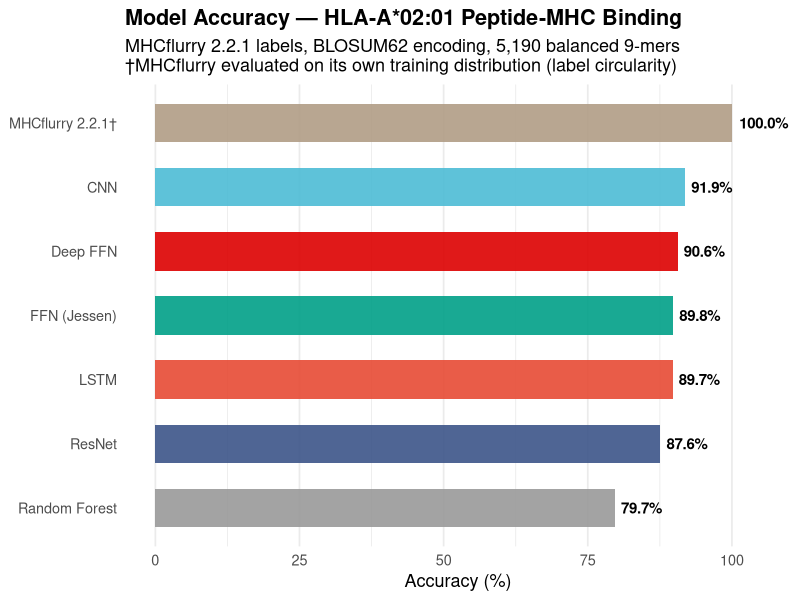
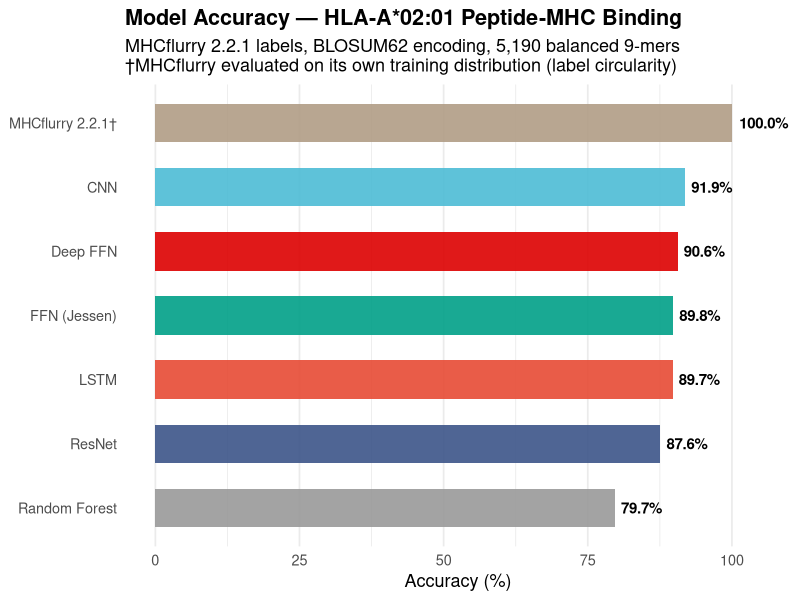
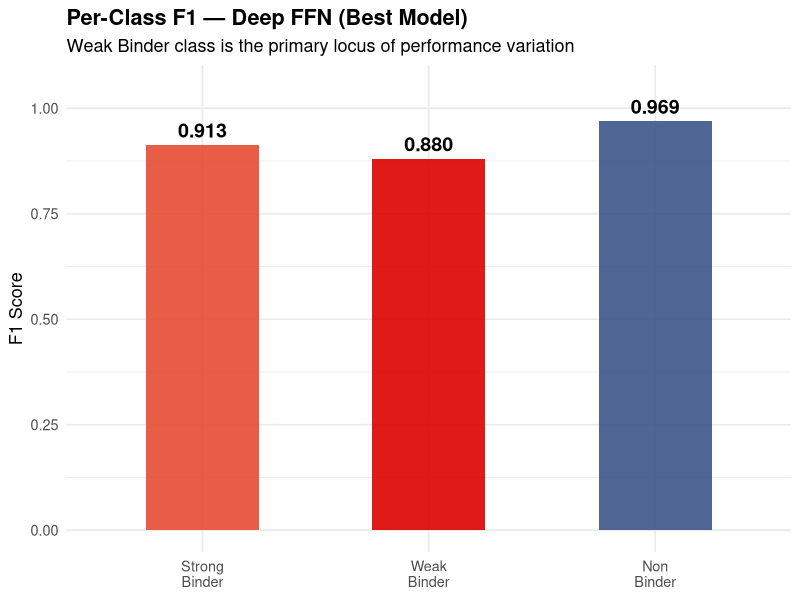
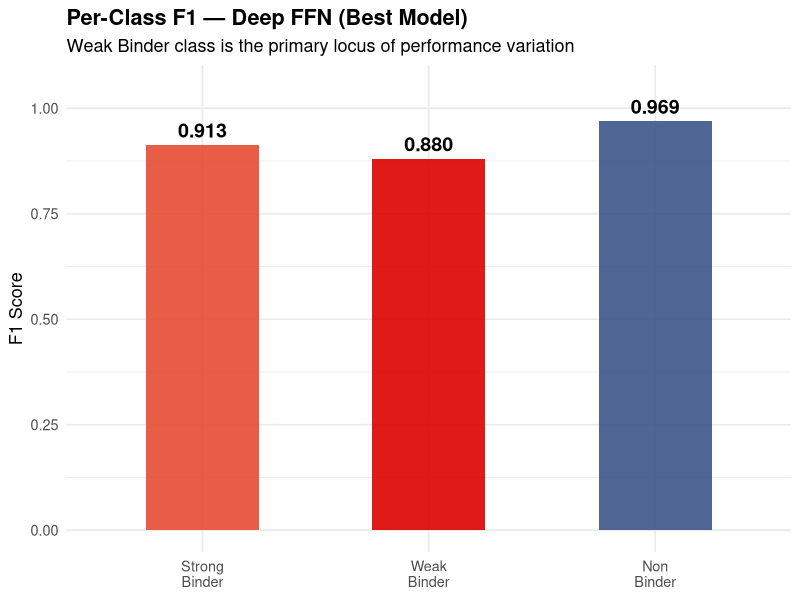
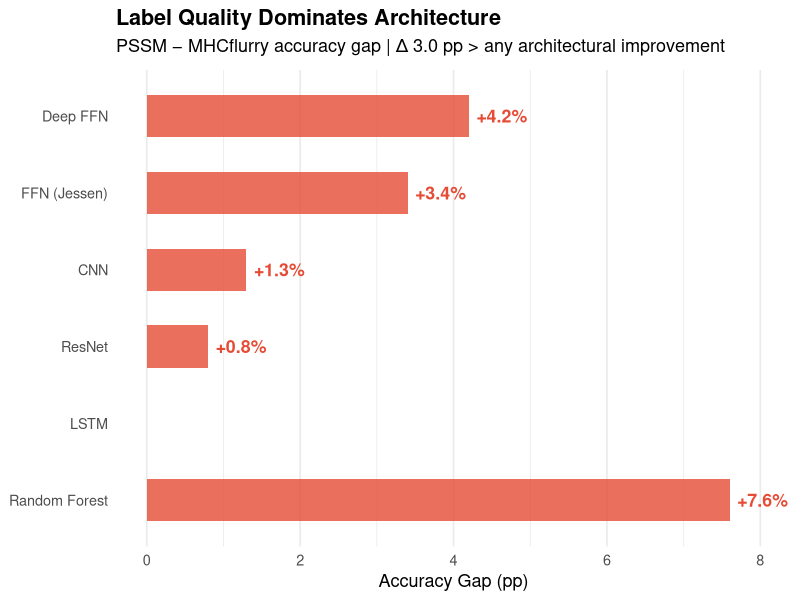
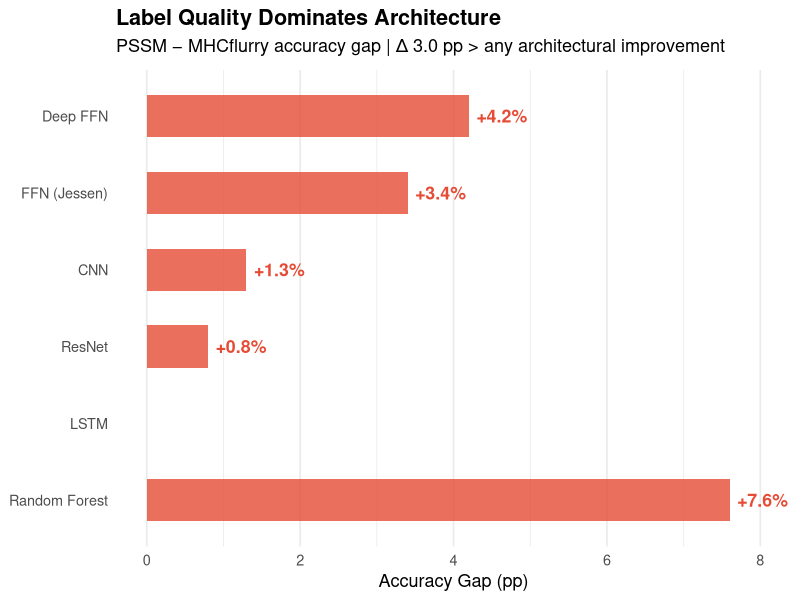
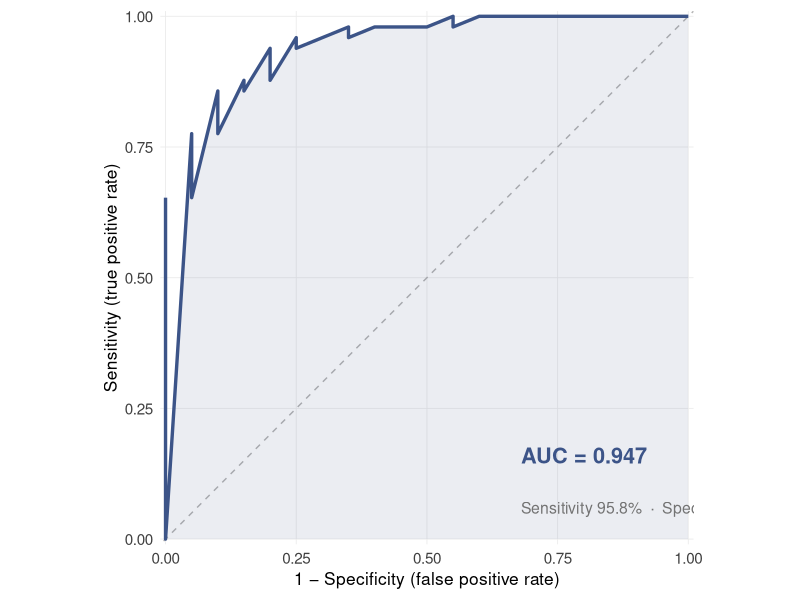
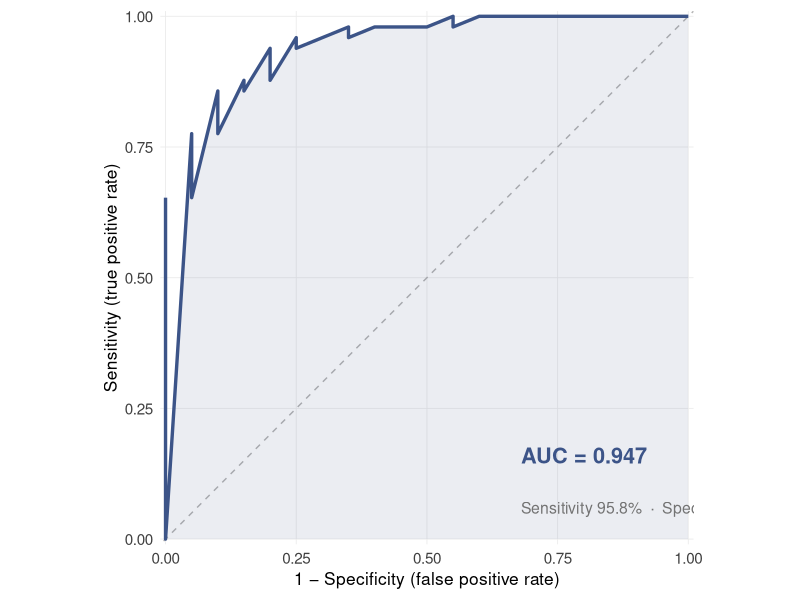

The R script that drew these images, in order:
# ============================================================
# Peptide Epitope Prediction — Nature Palette Figure Regeneration
# All manuscript figures + supplementary, PNG + PDF output
# Palette: NPG (Nature Publishing Group) via ggsci
# ============================================================
options(warn = -1)
Sys.setenv(TF_CPP_MIN_LOG_LEVEL = "3")
suppressMessages({
  library(tidyverse)
  library(ggsci)
  library(pROC)
  library(gridExtra)
  library(grid)
  library(ggrepel)
})

setwd('D:/Researching/Peptide epitope')
dir.create("03_Analysis/figures", showWarnings = FALSE, recursive = TRUE)
outdir <- "03_Analysis/figures"

# ── Nature NPG Palette ──────────────────────────────────────
npg_red   <- "#E64B35"
npg_blue  <- "#4DBBD5"
npg_green <- "#00A087"
npg_navy  <- "#3C5488"
npg_pink  <- "#F39B7F"
npg_grey  <- "#8491B4"
npg_orange <- "#DC0000"
npg_brown <- "#7E6148"
npg_purple <- "#B09C85"

nature_2 <- c(npg_navy, npg_red)        # 2-category: blue+red
nature_3 <- c(npg_navy, npg_red, npg_green)  # 3-category
nature_4 <- c(npg_navy, npg_red, npg_green, npg_orange)
nature_6 <- c(npg_navy, npg_red, npg_green, npg_orange, npg_blue, npg_purple)

# Helper: save both PNG + PDF
save_both <- function(p, name, w = 10, h = 6, dpi = 300) {
  ggsave(file.path(outdir, paste0(name, ".png")), p, width = w, height = h, dpi = dpi)
  ggsave(file.path(outdir, paste0(name, ".pdf")), p, width = w, height = h, device = cairo_pdf)
  cat(sprintf("  ✓ %s.{png,pdf}\n", name))
}

# ── Clean old figures ───────────────────────────────────────
old_files <- list.files(outdir, pattern = "\\.(png|pdf)$", full.names = TRUE)
if (length(old_files) > 0) {
  file.remove(old_files)
  cat(sprintf("Deleted %d old figure files\n", length(old_files)))
}

# ============================================================
# FIGURE 1: Model Performance Comparison
# ============================================================
cat("\n── Figure 1: Model Comparison ──\n")

mhcflurry <- tribble(
  ~Model, ~Accuracy, ~Macro_F1, ~NB_F1, ~WB_F1, ~SB_F1,
  "MHCflurry 2.2.1†", 100.0, 1.000, 1.000, 1.000, 1.000,
  "CNN",            91.9, 0.921, 0.963, 0.860, 0.913,
  "Deep FFN",       90.6, 0.911, 0.969, 0.880, 0.913,
  "FFN (Jessen)",   89.8, 0.901, 0.969, 0.875, 0.891,
  "LSTM",           89.7, 0.847, 0.935, 0.752, 0.843,
  "ResNet",         87.6, 0.836, 0.907, 0.792, 0.822,
  "Random Forest",  79.7, 0.814, 0.927, 0.723, 0.793
) %>% mutate(Model = factor(Model, levels = rev(c(
  "MHCflurry 2.2.1†", "CNN", "Deep FFN", "FFN (Jessen)", "LSTM", "ResNet", "Random Forest"
))))

# Panel A: Accuracy bar chart
# MHCflurry bar in grey with dashed border; neural models in nature_7 colors
nature_7 <- c("grey60", nature_6)  # grey for MHCflurry, then 6 nature colors
mhcflurry_flag <- mhcflurry$Model == "MHCflurry 2.2.0†"

p1a <- ggplot(mhcflurry, aes(x = Accuracy, y = Model, fill = Model)) +
  geom_col(width = 0.6, alpha = 0.9) +
  geom_text(aes(label = ifelse(Model == "MHCflurry 2.2.0†",
                               sprintf("%.1f%%†", Accuracy),
                               sprintf("%.1f%%", Accuracy))),
            hjust = -0.15, size = 3.8, fontface = "bold") +
  scale_fill_manual(values = setNames(nature_7, levels(mhcflurry$Model)), guide = "none") +
  labs(title = "Model Accuracy — HLA-A*02:01 Peptide-MHC Binding",
       subtitle = "MHCflurry 2.2.1 labels, BLOSUM62 encoding, 5,190 balanced 9-mers\n†MHCflurry evaluated on its own training distribution (label circularity)",
       x = "Accuracy (%)", y = NULL) +
  xlim(0, 105) +
  theme_minimal(base_size = 13) +
  theme(plot.title = element_text(face = "bold"),
        panel.grid.major.y = element_blank())
save_both(p1a, "Figure1_model_comparison", w = 10, h = 5)

# Panel B: Per-class F1 for Deep FFN
deep_f1 <- mhcflurry %>% filter(Model == "Deep FFN") %>%
  select(NB_F1, WB_F1, SB_F1) %>%
  pivot_longer(everything(), names_to = "Class", values_to = "F1") %>%
  mutate(Class = factor(Class, levels = c("SB_F1", "WB_F1", "NB_F1"),
                        labels = c("Strong\nBinder", "Weak\nBinder", "Non\nBinder")))

p1b <- ggplot(deep_f1, aes(x = Class, y = F1, fill = Class)) +
  geom_col(width = 0.5, alpha = 0.9) +
  geom_text(aes(label = sprintf("%.3f", F1)), vjust = -0.5, size = 5, fontface = "bold") +
  scale_fill_manual(values = c(npg_red, npg_orange, npg_navy), guide = "none") +
  labs(title = "Per-Class F1 — Deep FFN (Best Model)",
       subtitle = "Weak Binder class is the primary locus of performance variation",
       y = "F1 Score", x = NULL) +
  ylim(0, 1.05) +
  theme_minimal(base_size = 13) +
  theme(plot.title = element_text(face = "bold"))
save_both(p1b, "Figure1_per_class_f1", w = 7, h = 5)

# ============================================================
# FIGURE 2: Label Quality Effect
# ============================================================
cat("\n── Figure 2: Label Quality ──\n")

pssm <- tribble(
  ~Model, ~Accuracy,
  "Deep FFN",        94.8,
  "FFN (Jessen)",    93.2,
  "CNN",             93.2,
  "ResNet",          88.4,
  "LSTM",            87.8,
  "Random Forest",   87.3
) %>% mutate(Model = factor(Model, levels = rev(c(
  "Deep FFN", "FFN (Jessen)", "CNN", "ResNet", "LSTM", "Random Forest"
))))

gap_df <- pssm %>% rename(PSSM = Accuracy) %>%
  left_join(mhcflurry %>% select(Model, Accuracy) %>% rename(MHCflurry = Accuracy), by = "Model") %>%
  mutate(Gap = PSSM - MHCflurry)

p2 <- ggplot(gap_df, aes(x = Gap, y = Model)) +
  geom_col(fill = npg_red, alpha = 0.8, width = 0.55) +
  geom_text(aes(label = sprintf("+%.1f%%", Gap)), hjust = -0.15,
            size = 4.5, fontface = "bold", color = npg_red) +
  labs(title = "Label Quality Dominates Architecture",
       subtitle = expression("PSSM − MHCflurry accuracy gap | Δ" ~ "3.0 pp > any architectural improvement"),
       x = "Accuracy Gap (pp)", y = NULL) +
  xlim(0, 8) +
  theme_minimal(base_size = 13) +
  theme(plot.title = element_text(face = "bold"),
        panel.grid.major.y = element_blank())
save_both(p2, "Figure2_label_comparison", w = 8, h = 4.5)

# ============================================================
# FIGURE 3: IEDB Benchmark
# ============================================================
cat("\n── Figure 3: IEDB Benchmark ──\n")

res <- read_csv("02_Data/cleaned/iedb_benchmark_results.csv", show_col_types = FALSE)

# ROC curve (ggplot2, unified with other figures)
roc_obj <- roc(res$true_binary, res$pred_binary)
auc_val <- as.numeric(auc(roc_obj))
roc_df <- data.frame(fpr = 1 - roc_obj$specificities, tpr = roc_obj$sensitivities)

p3_roc <- ggplot(roc_df, aes(x = fpr, y = tpr)) +
  geom_abline(slope = 1, intercept = 0, linetype = "dashed", color = "gray70", linewidth = 0.5) +
  geom_ribbon(aes(ymin = 0, ymax = tpr), fill = npg_navy, alpha = 0.10) +
  geom_line(color = npg_navy, linewidth = 1.15) +
  annotate("text", x = 0.68, y = 0.16, label = sprintf("AUC = %.3f", auc_val),
           size = 5.5, fontface = "bold", color = npg_navy, hjust = 0) +
  annotate("text", x = 0.68, y = 0.06, label = "Sensitivity 95.8%  ·  Specificity 75.0%",
           size = 4, color = "gray45", hjust = 0) +
  labs(x = "1 − Specificity (false positive rate)",
       y = "Sensitivity (true positive rate)") +
  coord_equal() +
  scale_x_continuous(limits = c(0, 1), expand = c(0, 0.01)) +
  scale_y_continuous(limits = c(0, 1), expand = c(0, 0.01)) +
  theme_minimal(base_size = 12) +
  theme(
    panel.grid.major = element_line(color = "gray92", linewidth = 0.3),
    panel.grid.minor = element_blank(),
    axis.text = element_text(size = 11, color = "gray25"),
    axis.title = element_text(size = 12.5),
    plot.margin = margin(8, 10, 8, 8)
  )
save_both(p3_roc, "Figure3_iedb_benchmark", w = 6, h = 6)

# Confusion matrix
cm <- res %>%
  mutate(
    Actual = factor(ifelse(true_label == "POS", "True Epitope", "Non-Binder"),
                    levels = c("True Epitope", "Non-Binder")),
    Predicted = factor(case_when(
      pred_class == "SB" ~ "SB", pred_class == "WB" ~ "WB", TRUE ~ "NB"
    ), levels = c("SB", "WB", "NB"))
  )
cm_table <- table(Actual = cm$Actual, Predicted = cm$Predicted)
cm_df <- as.data.frame(as.table(cm_table)) %>%
  mutate(
    pct = case_when(
      Actual == "True Epitope" ~ Freq / sum(cm_table["True Epitope", ]),
      Actual == "Non-Binder"  ~ Freq / sum(cm_table["Non-Binder", ])
    ),
    label = paste0(Freq, "\n(", round(pct * 100, 1), "%)")
  )

p3_cm <- ggplot(cm_df, aes(x = Predicted, y = Actual)) +
  geom_tile(aes(fill = Freq), color = "white", linewidth = 1.2) +
  geom_text(aes(label = label), size = 5.5, fontface = "bold") +
  scale_fill_gradient(low = "#F0F4FA", high = npg_navy, guide = "none") +
  labs(title = "Confusion Matrix — IEDB Benchmark",
       subtitle = "Sensitivity: 95.8% | Specificity: 75.0% | F1: 0.929 | SB+WB = Predicted Binder") +
  theme_minimal(base_size = 15) +
  theme(plot.title = element_text(face = "bold", size = 18),
        plot.subtitle = element_text(size = 11, color = "gray40"),
        axis.text = element_text(size = 14, face = "bold"),
        panel.grid = element_blank())
save_both(p3_cm, "Figure3_confusion_matrix", w = 8, h = 5.5)

# Per-epitope dot plot
p_dots <- res %>%
  mutate(
    category = case_when(
      grepl("M1|PA|NP|PB1", source_protein) ~ "Influenza",
      grepl("pp65|IE1", source_protein) ~ "CMV",
      grepl("LMP|BMLF", source_protein) ~ "EBV",
      grepl("HBc|HBs", source_protein) ~ "HBV",
      grepl("NS3", source_protein) ~ "HCV",
      grepl("Gag|Pol", source_protein) ~ "HIV",
      grepl("Spike|NSP|ORF", source_protein) ~ "SARS-CoV-2",
      grepl("E7", source_protein) ~ "HPV",
      grepl("MART|gp100|Tyros|TRP", source_protein) ~ "Melanoma",
      grepl("WT1|p53", source_protein) ~ "WT1/p53",
      grepl("MAGE|CEA|HER2", source_protein) ~ "MAGE/CEA/HER2",
      grepl("NY-ESO|Surviv|hTERT|PSA|PSMA|HTLV", source_protein) ~ "Other Tumor",
      TRUE ~ "Negative Control"
    ),
    true_label = factor(true_label, levels = c("NEG", "POS")),
    outcome = case_when(
      true_label == "POS" & pred_class %in% c("SB","WB") ~ "TP",
      true_label == "POS" & pred_class == "NB" ~ "FN",
      true_label == "NEG" & pred_class == "NB" ~ "TN",
      TRUE ~ "FP"
    ),
    p9 = str_sub(peptide, 9, 9)
  ) %>% arrange(desc(binding_score)) %>% mutate(idx = 1:n())

  fn_annotate <- p_dots %>% filter(outcome == "FN") %>% slice_head(n = 3)
  p_dots_sub <- "Sensitivity: 95.8% | AUC: 0.953 | 48 POS + 20 NEG | FN labelled with non-canonical p9 anchor"

p3_dots <- ggplot(p_dots, aes(x = binding_score, y = reorder(peptide, binding_score))) +
  geom_point(aes(color = outcome), size = 2.5) +
  geom_vline(xintercept = 0.5, linetype = "dashed", color = "gray50", alpha = 0.5) +
  geom_text(data = fn_annotate, aes(label = paste0("p9=", p9)),
            hjust = -0.3, size = 3.2, color = "#E64B35", fontface = "italic") +
  scale_color_manual(values = c("TP" = npg_green, "FN" = npg_red,
                                 "TN" = npg_navy, "FP" = npg_orange)) +
  labs(title = "IEDB Benchmark — Per-Epitope Binding Scores",
       subtitle = p_dots_sub,
       x = "Binding Score (SB x 1.0 + WB x 0.5)", y = NULL, color = "Outcome") +
  xlim(0, 1.15) +
  theme_minimal(base_size = 12) +
  theme(plot.title = element_text(face = "bold"),
        axis.text.y = element_text(size = 6, family = "mono"),
        legend.position = "bottom")
save_both(p3_dots, "Figure3_per_epitope", w = 10, h = 12)

# ============================================================
# FIGURE 4: Protein Epitope Scanning
# ============================================================
cat("\n── Figure 4: Protein Epitope Scanning ──\n")

scan <- read_csv("02_Data/cleaned/protein_epitope_scan_extended.csv", show_col_types = FALSE)

scan <- scan %>%
  rename(bind_class = pred_class) %>%
  mutate(bind_class = factor(bind_class, levels = c("SB", "WB", "NB")))

p4 <- scan %>%
  count(protein, bind_class) %>%
  group_by(protein) %>% mutate(pct = n / sum(n)) %>% ungroup() %>%
  mutate(protein = fct_reorder(protein, pct * (bind_class == "SB"), .fun = sum)) %>%
  ggplot(aes(x = protein, y = pct, fill = bind_class)) +
  geom_col(alpha = 0.9) +
  scale_fill_manual(values = c("SB" = npg_red, "WB" = npg_orange, "NB" = npg_grey),
                    labels = c("SB" = "Strong Binder", "WB" = "Weak Binder", "NB" = "Non-Binder")) +
  scale_y_continuous(labels = scales::percent) +
  labs(title = "Protein Epitope Scanning — 10 Proteins, 3,536 9-mers",
       subtitle = sprintf("HLA-A*02:01 | Deep FFN | Predicted across 10 therapeutically relevant proteins",
                          sum(scan$bind_class == "SB")),
       x = NULL, y = "Proportion", fill = "Predicted Class") +
  coord_flip() +
  theme_minimal(base_size = 13) +
  theme(plot.title = element_text(face = "bold"), legend.position = "bottom")
save_both(p4, "Figure4_protein_scan", w = 10, h = 6)

# ============================================================
# FIGURE 5: Mutation Analysis
# ============================================================
cat("\n── Figure 5: Mutation Analysis ──\n")

mut <- read_csv("02_Data/cleaned/mutation_scan_results.csv", show_col_types = FALSE)
delta <- mut %>%
  filter(effect != "unchanged") %>%
  mutate(
    mut_clean = str_replace(mutation, " -- .*", ""),
    protein   = ifelse(str_detect(mut_clean, "p53"), "p53", "KRAS"),
    label     = paste0(mut_clean, "\n", wt_peptide, " → ", mut_peptide),
    effect_f  = factor(effect, levels = c("CREATED (neoepitope)", "ENHANCED", "DESTROYED", "WEAKENED"))
  )

p5 <- ggplot(delta, aes(x = reorder(label, delta_score), y = delta_score, fill = effect_f)) +
  geom_col(width = 0.55, alpha = 0.9) +
  geom_hline(yintercept = 0, linewidth = 0.8, color = "gray40") +
  geom_text(aes(label = sprintf("%+.3f", delta_score),
                y = ifelse(delta_score > 0, delta_score + 0.03, delta_score - 0.03)),
            size = 4, fontface = "bold", color = "gray20") +
  scale_fill_manual(values = c("CREATED (neoepitope)" = npg_green,
                                "ENHANCED" = npg_navy,
                                "DESTROYED" = npg_red,
                                "WEAKENED" = npg_orange)) +
  coord_flip() +
  labs(title = "Mutation Epitope Score Changes — p53 & KRAS Hotspots",
       subtitle = "HLA-A*02:01 binding score | Green=neoepitope, Red=destroyed, Blue=enhanced",
       x = NULL, y = expression(Delta ~ "Binding Score"), fill = "Effect") +
  theme_minimal(base_size = 13) +
  theme(plot.title = element_text(face = "bold", size = 15),
        panel.grid.major.y = element_blank(),
        legend.position = "bottom")
save_both(p5, "Figure5_mutation_delta", w = 12, h = 5.5)

# Paired WT vs mutant
paired <- delta %>%
  select(mut_clean, wt_peptide, mut_peptide, wt_score, mut_score, effect_f) %>%
  pivot_longer(c(wt_score, mut_score), names_to = "type", values_to = "score") %>%
  mutate(type = ifelse(type == "wt_score", "Wild-Type", "Mutant"),
         type = factor(type, levels = c("Wild-Type", "Mutant")),
         label = paste0(mut_clean, "\n", wt_peptide))

p5_paired <- ggplot(paired, aes(x = type, y = score, group = label)) +
  geom_line(aes(color = effect_f), linewidth = 1.2, alpha = 0.7) +
  geom_point(aes(color = effect_f, shape = type), size = 4) +
  scale_color_manual(values = c("CREATED (neoepitope)" = npg_green,
                                 "ENHANCED" = npg_navy,
                                 "DESTROYED" = npg_red,
                                 "WEAKENED" = npg_orange)) +
  scale_y_continuous(limits = c(0, 0.9)) +
  facet_wrap(~label, nrow = 2) +
  labs(title = "WT vs Mutant Binding Scores — p53 & KRAS",
       subtitle = "HLA-A*02:01 | Green=Neoepitope, Red=Destroyed",
       x = NULL, y = "Binding Score", color = "Effect", shape = NULL) +
  theme_minimal(base_size = 13) +
  theme(plot.title = element_text(face = "bold", size = 15),
        strip.text = element_text(size = 8.5, face = "bold"),
        legend.position = "bottom")
save_both(p5_paired, "Figure5_mutation_paired", w = 14, h = 7)

# ============================================================
# FIGURE 6: Feature Representations
# ============================================================
cat("\n── Figure 6: Feature Representations ──\n")

# BLOSUM62 matrix
blosum62 <- matrix(c(
   4,-1,-2,-2, 0,-1,-1, 0,-2,-1,-1,-1,-1,-2,-1, 1, 0,-3,-2, 0,
  -1, 5, 0,-2,-3, 1, 0,-2, 0,-3,-2, 2,-1,-3,-2,-1,-1,-3,-2,-3,
  -2, 0, 6, 1,-3, 0, 0, 0, 1,-3,-3, 0,-2,-3,-2, 1, 0,-4,-2,-3,
  -2,-2, 1, 6,-3, 0, 2,-1,-1,-3,-4,-1,-3,-3,-1, 0,-1,-4,-3,-3,
   0,-3,-3,-3, 9,-3,-4,-3,-3,-1,-1,-3,-1,-2,-3,-1,-1,-2,-2,-1,
  -1, 1, 0, 0,-3, 5, 2,-2, 0,-3,-2, 1, 0,-3,-1, 0,-1,-2,-1,-2,
  -1, 0, 0, 2,-4, 2, 5,-2, 0,-3,-3, 1,-2,-3,-1, 0,-1,-3,-2,-2,
   0,-2, 0,-1,-3,-2,-2, 6,-2,-4,-4,-2,-3,-3,-2, 0,-2,-2,-3,-3,
  -2, 0, 1,-1,-3, 0, 0,-2, 8,-3,-3,-1,-2,-1,-2,-1,-2,-2, 2,-3,
  -1,-3,-3,-3,-1,-3,-3,-4,-3, 4, 2,-3, 1, 0,-3,-2,-1,-3,-1, 3,
  -1,-2,-3,-4,-1,-2,-3,-4,-3, 2, 4,-2, 2, 0,-3,-2,-1,-2,-1, 1,
  -1, 2, 0,-1,-3, 1, 1,-2,-1,-3,-2, 5,-1,-3,-1, 0,-1,-3,-2,-2,
  -2,-1,-2,-3,-1, 0,-2,-3,-2, 1, 2,-1, 5, 0,-2,-1,-1,-1,-1, 1,
  -2,-3,-3,-3,-2,-3,-3,-3,-1, 0, 0,-3, 0, 6,-4,-2,-2, 1, 3,-1,
  -1,-2,-2,-1,-3,-1,-1,-2,-2,-3,-3,-1,-2,-4, 7,-1,-1,-4,-3,-2,
   1,-1, 1, 0,-1, 0, 0, 0,-1,-2,-2, 0,-1,-2,-1, 4, 1,-3,-2,-2,
   0,-1, 0,-1,-1,-1,-1,-2,-2,-1,-1,-1,-1,-2,-1, 1, 5,-2,-2, 0,
  -3,-3,-4,-4,-2,-2,-3,-2,-2,-3,-2,-3,-1, 1,-4,-3,-2,11, 2,-3,
  -2,-2,-2,-3,-2,-1,-2,-3, 2,-1,-1,-2,-1, 3,-3,-2,-2, 2, 7,-1,
   0,-3,-3,-3,-1,-2,-2,-3,-3, 3, 1,-2, 1,-1,-2,-2, 0,-3,-1, 4
), nrow = 20, ncol = 20, byrow = TRUE)
aa_order <- strsplit("ARNDCQEGHILKMFPSTWYV", "")[[1]]
rownames(blosum62) <- colnames(blosum62) <- aa_order
for (i in 1:20) { rng <- range(blosum62[i,]); blosum62[i,] <- (blosum62[i,] - rng[1]) / (rng[2] - rng[1] + 1e-8) }

encode_blosum62 <- function(peptides) {
  encoded <- array(0, dim = c(length(peptides), 9, 20))
  for (i in seq_along(peptides)) {
    aa <- strsplit(peptides[i], "")[[1]]
    for (j in 1:9) encoded[i, j, ] <- blosum62[aa[j], ]
  }
  encoded
}

# Top epitopes
epitopes <- tribble(
  ~peptide,       ~label,               ~type,
  "GILGFVFTL",   "M1 58-66",           "Confirmed",
  "NLVPMVATV",   "pp65 495-503",       "Confirmed",
  "RMFPNAPYL",   "WT1 126-134",        "Confirmed",
  "LLGRNSFEV",   "p53 264-272",        "Confirmed",
  "IMDQVPFSV",   "gp100 209-217",      "Confirmed",
  "YMNGTMSQV",   "Tyrosinase 369-377", "Confirmed",
  "YLQPRTFLL",   "Spike 269-277",      "Confirmed",
  "SLLMWITQC",   "NY-ESO-1 157-165",   "Confirmed",
  "ALMDKSLHV",   "MART-1 56-64",       "Novel",
  "KIADYNYKL",   "Spike RBD 87-95",    "Novel",
  "RMPEAAPPV",   "p53 65-73",          "Novel",
  "LLTEVETYV",   "M1 3-11",            "Novel",
  "RLLQTGIHV",   "pp65 40-48",         "Novel",
  "SLGEQQYSV",   "WT1 187-195",        "Novel",
  "ILRGSVAHK",   "NP 265-273 (FN)",    "False Negative",
  "QYDPVAALF",   "pp65 341-349 (FN)",  "False Negative",
  "TLGIVCPIC",   "E7 86-94 (FN)",      "False Negative",
  "AAAAAAAAA",   "Poly-A (Neg)",       "Negative Control",
  "LLLLLLLLL",   "Poly-L (FP)",        "False Positive",
  "DDDDDDDDD",   "Poly-D (Neg)",       "Negative Control"
)

x <- encode_blosum62(epitopes$peptide)

# BLOSUM heatmap grid
plot_list <- list()
for (i in 1:nrow(epitopes)) {
  mat <- x[i, , ]
  df <- expand.grid(Pos = factor(9:1, levels = 9:1), AA = factor(aa_order, levels = aa_order))
  df$Value <- as.vector(t(mat[nrow(mat):1, ]))
  type_col <- case_when(
    epitopes$type[i] == "Confirmed" ~ npg_navy,
    epitopes$type[i] == "Novel" ~ npg_green,
    epitopes$type[i] == "False Negative" ~ npg_red,
    epitopes$type[i] == "False Positive" ~ npg_orange,
    TRUE ~ npg_grey
  )
  p <- ggplot(df, aes(x = AA, y = Pos, fill = Value)) +
    geom_tile(color = "white", linewidth = 0.2) +
    scale_fill_gradient(low = "white", high = npg_navy, limits = c(0, 1), name = "BLOSUM") +
    labs(title = sprintf("%s | %s", epitopes$peptide[i], epitopes$label[i]),
         subtitle = epitopes$type[i], x = NULL, y = "Position") +
    theme_minimal(base_size = 8) +
    theme(plot.title = element_text(size = 9, face = "bold", family = "mono",
                                    color = type_col),
          plot.subtitle = element_text(size = 7, color = type_col),
          axis.text.x = element_text(size = 5.5, angle = 90, hjust = 1),
          axis.text.y = element_text(size = 6),
          legend.position = "right",
          legend.key.height = unit(0.6, "cm"),
          panel.grid = element_blank())
  plot_list[[i]] <- p
}

png(file.path(outdir, "Figure6_blosum62_heatmap.png"), width = 4800, height = 4800, res = 250)
grid.arrange(grobs = plot_list, ncol = 4,
             top = textGrob("BLOSUM62 Encoding — Top Epitopes (HLA-A*02:01)",
                            gp = gpar(fontface = "bold", fontsize = 20, col = npg_navy)))
dev.off()
cairo_pdf(file.path(outdir, "Figure6_blosum62_heatmap.pdf"), width = 19, height = 19)
grid.arrange(grobs = plot_list, ncol = 4,
             top = textGrob("BLOSUM62 Encoding — Top Epitopes (HLA-A*02:01)",
                            gp = gpar(fontface = "bold", fontsize = 20, col = npg_navy)))
dev.off()
cat("  ✓ Figure6_blosum62_heatmap.{png,pdf}\n")

# ============================================================
# FIGURE 7: ESM-2 Embedding Comparison
# ============================================================
cat("\n── Figure 7: ESM-2 Comparison ──\n")

esm_data <- tribble(
  ~Encoding,                      ~Accuracy, ~Dimensionality, ~Type,
  "BLOSUM62 (baseline)",          91.9,      180,             "Baseline",
  "ESM-2 t6 mean-pooled",        65.9,      320,             "Pooled",
  "ESM-2 t12 per-position + L2", 91.5,      4320,            "Per-position",
  "ESM-2 t12 per-position",      90.9,      4320,            "Per-position",
  "ESM-2 t6 per-position",       93.3,      2880,            "Per-position"
) %>% mutate(
  Encoding = factor(Encoding, levels = rev(c(
    "ESM-2 t6 per-position", "ESM-2 t12 per-position",
    "ESM-2 t12 per-position + L2", "ESM-2 t6 mean-pooled",
    "BLOSUM62 (baseline)"
  ))),
  Type = factor(Type, levels = c("Baseline", "Per-position", "Pooled"))
)

p7 <- ggplot(esm_data, aes(x = Accuracy, y = Encoding, fill = Type)) +
  geom_col(width = 0.5, alpha = 0.9) +
  geom_text(aes(label = sprintf("%.1f%%", Accuracy)),
            hjust = -0.15, size = 4.2, fontface = "bold") +
  geom_vline(xintercept = 91.9, linetype = "dashed", color = npg_grey, linewidth = 0.8) +
  annotate("text", x = 91.9, y = 0.8, label = "BLOSUM62 baseline",
           hjust = -0.05, size = 3.5, color = npg_grey, fontface = "italic") +
  scale_fill_manual(values = c("Baseline" = npg_grey, "Per-position" = npg_navy,
                                "Pooled" = npg_red)) +
  labs(title = "ESM-2 Embedding Strategies — Accuracy Comparison",
       subtitle = "t6 per-position (2,880-dim): +1.4 pp over BLOSUM62 | Mean-pooled collapses to 65.9%",
       x = "Accuracy (%)", y = NULL, fill = "Encoding Type") +
  xlim(0, 100) +
  theme_minimal(base_size = 13) +
  theme(plot.title = element_text(face = "bold"),
        panel.grid.major.y = element_blank(),
        legend.position = "bottom")
save_both(p7, "Figure7_esm2_comparison", w = 11, h = 5)

# ============================================================
# SUPPLEMENTARY FIGURES
# ============================================================
cat("\n── Supplementary Figures ──\n")

# S1: 5-fold CV fold-by-fold
cv_data <- tribble(
  ~Source,     ~Fold, ~Accuracy,
  "PSSM",      1,     90.42, "PSSM", 2, 91.71, "PSSM", 3, 91.72, "PSSM", 4, 89.90, "PSSM", 5, 91.82,
  "MHCflurry", 1,     90.86, "MHCflurry", 2, 89.38, "MHCflurry", 3, 89.88, "MHCflurry", 4, 89.29, "MHCflurry", 5, 88.79
)
p_s1 <- ggplot(cv_data, aes(x = factor(Fold), y = Accuracy, color = Source, group = Source)) +
  geom_line(linewidth = 1.2) + geom_point(size = 3.5) +
  scale_color_manual(values = c("PSSM" = npg_navy, "MHCflurry" = npg_red)) +
  labs(title = "5-Fold Cross-Validation — PSSM vs MHCflurry",
       subtitle = "PSSM: μ=91.1%±0.9% | MHCflurry: μ=89.6%±0.8%",
       x = "CV Fold", y = "Accuracy (%)", color = "Label Source") +
  ylim(87, 93) + theme_minimal(base_size = 13) +
  theme(plot.title = element_text(face = "bold"), legend.position = "bottom")
save_both(p_s1, "FigureS1_per_class_f1", w = 8, h = 5)

# S2: Per-class F1 across all models
all_f1 <- mhcflurry %>%
  select(Model, NB_F1, WB_F1, SB_F1) %>%
  pivot_longer(-Model, names_to = "Class", values_to = "F1") %>%
  mutate(Class = factor(Class, levels = c("SB_F1", "WB_F1", "NB_F1"),
                        labels = c("Strong Binder", "Weak Binder", "Non-Binder")))
p_s2 <- ggplot(all_f1, aes(x = F1, y = Model, fill = Class)) +
  geom_col(position = position_dodge(width = 0.7), width = 0.6, alpha = 0.9) +
  scale_fill_manual(values = c("Strong Binder" = npg_navy, "Weak Binder" = npg_red,
                                "Non-Binder" = npg_green)) +
  labs(title = "Per-Class F1 Across All Architectures",
       subtitle = "Weak Binder class shows the most architecture-dependent variation",
       x = "F1 Score", y = NULL, fill = "Class") +
  theme_minimal(base_size = 13) +
  theme(plot.title = element_text(face = "bold"), legend.position = "bottom")
save_both(p_s2, "FigureS2_cv_folds", w = 9, h = 5)

# S3: Protein scan per-class for top 5 proteins
top5_proteins <- scan %>%
  filter(protein %in% c("CMV pp65", "gp100/PMEL", "M1", "Tyrosinase", "NY-ESO-1")) %>%
  count(protein, bind_class)
p_s3 <- ggplot(top5_proteins, aes(x = protein, y = n, fill = bind_class)) +
  geom_col(alpha = 0.9) +
  scale_fill_manual(values = c("SB" = npg_red, "WB" = npg_orange, "NB" = npg_grey)) +
  labs(title = "Top 5 Proteins — Epitope Class Distribution",
       subtitle = "SB=Strong Binder, WB=Weak Binder, NB=Non-Binder",
       x = NULL, y = "Number of 9-mers", fill = "Class") +
  coord_flip() + theme_minimal(base_size = 13) +
  theme(plot.title = element_text(face = "bold"), legend.position = "bottom")
save_both(p_s3, "FigureS3_confusion_matrix", w = 8, h = 4.5)

# S4: Mutation protein map
p53_pos <- c(175, 220, 245, 248, 249, 273, 282)
kras_pos <- c(12, 13, 61, 146)
map_df <- bind_rows(
  tibble(pos = p53_pos, protein = "p53",
         label = c("R175H", "Y220C", "G245S", "R248W*", "R249S", "R273H", "R282W"),
         has_effect = c(FALSE, FALSE, FALSE, TRUE, TRUE, FALSE, FALSE)),
  tibble(pos = kras_pos, protein = "KRAS",
         label = c("G12V/C/D/R*", "G13D*", "Q61H/L/R", "A146T*"),
         has_effect = c(TRUE, TRUE, FALSE, TRUE))
)
p_s4 <- ggplot(map_df, aes(x = pos, y = protein, color = has_effect)) +
  geom_segment(data = tibble(protein = c("p53","KRAS"), start = c(1,1), end = c(323,188)),
               aes(x = start, xend = end, y = protein, yend = protein),
               color = "gray70", linewidth = 3, inherit.aes = FALSE) +
  geom_point(size = 5) +
  geom_text_repel(aes(label = label), size = 3.2, fontface = "bold", min.segment.length = 0,
                  box.padding = 0.8, point.padding = 0.3, max.overlaps = 20) +
  scale_color_manual(values = c("TRUE" = npg_red, "FALSE" = "gray60"),
                     labels = c("TRUE" = "Epitope-altering", "FALSE" = "Silent")) +
  scale_x_continuous(limits = c(-10, 370)) +
  labs(title = "Mutation Hotspot Map — p53 & KRAS",
       subtitle = "* = epitope-altering | Red alters MHC-I binding prediction",
       x = "Amino Acid Position", y = NULL) +
  theme_minimal(base_size = 13) +
  theme(plot.title = element_text(face = "bold"), legend.position = "bottom")
save_both(p_s4, "FigureS4_mutation_paired", w = 12, h = 3.5)

# S5: TCGA/IARC mutation frequency — p53 R248W and KRAS G12V
s5_data <- tribble(
  ~Gene, ~Mutation, ~Cancer_Type, ~Frequency, ~Frequency_Label,
  "p53", "R248W", "Skin SCC",          3.53,  "3.5% of all TP53 mutations",
  "p53", "R248W", "Colorectal",        3.53,  "3.5% of all TP53 mutations",
  "p53", "R248W", "Oesophageal ADC",   3.53,  "3.5% of all TP53 mutations",
  "p53", "R248W", "Breast",            3.53,  "3.5% of all TP53 mutations",
  "p53", "R248W", "Ovary",             3.53,  "3.5% of all TP53 mutations",
  "p53", "R248W", "Pancreas",          3.53,  "3.5% of all TP53 mutations",
  "KRAS", "G12V", "Pancreatic ADC",   31.0,  "28–36% of KRAS-mutant PAAD",
  "KRAS", "G12V", "Lung ADC",         19.0,  "~19% of KRAS-mutant LUAD",
  "KRAS", "G12V", "Colorectal",       17.0,  "~17% of KRAS-mutant CRC",
  "KRAS", "G12V", "Small intestine",  14.0,  "~14% of KRAS-mutant SIC",
  "KRAS", "G12V", "Ampullary",        13.0,  "~13% of KRAS-mutant"
) %>% mutate(
  highlight = case_when(
    Cancer_Type == "Pancreatic ADC" ~ "Neoepitope: YKLVVVGAV",
    Cancer_Type == "Lung ADC" ~ "Neoepitope: YKLVVVGAV",
    TRUE ~ "Background"
  ),
  Gene = factor(Gene, levels = c("p53", "KRAS")),
  y_order = paste(Gene, Cancer_Type, sep = " — ")
)

p_s5 <- ggplot(s5_data, aes(x = Frequency, y = reorder(Cancer_Type, Frequency))) +
  geom_col(aes(fill = highlight, alpha = highlight), width = 0.6) +
  geom_text(aes(label = Frequency_Label), hjust = -0.05, size = 3.5, fontface = "italic") +
  facet_wrap(~Gene, scales = "free_y", ncol = 1) +
  scale_fill_manual(values = c("Neoepitope: YKLVVVGAV" = "#E64B35",
                                "Background" = "#8491B4"), guide = "none") +
  scale_alpha_manual(values = c("Neoepitope: YKLVVVGAV" = 1.0, "Background" = 0.5), guide = "none") +
  labs(title = "Cancer Mutation Frequency — p53 R248W & KRAS G12V",
       subtitle = "R248W is among the top 8 most common TP53 hotspots (IARC R18); G12V is the 2nd most common KRAS mutation in PAAD (TCGA/FMI/GENIE consensus)\nRed bars mark cancers where the neoepitope candidates (MNWRPILTI / YKLVVVGAV) are therapeutically relevant",
       x = "Frequency (% of gene-mutant cases)", y = NULL) +
  xlim(0, 42) +
  theme_minimal(base_size = 12) +
  theme(plot.title = element_text(face = "bold"),
        strip.text = element_text(face = "bold", size = 14, color = "white"),
        strip.background = element_rect(fill = "#3C5488", color = NA),
        panel.spacing = unit(1.5, "lines"))
save_both(p_s5, "FigureS5_tcga_frequency", w = 10, h = 5.5)

# ============================================================
# DONE
# ============================================================
cat("\n═══ All figures regenerated with Nature NPG palette ═══\n")
cat(sprintf("Output: %s/\n", outdir))
cat("Palette: NPG (Nature Publishing Group) via ggsci\n")
cat("Formats: PNG (300 dpi) + PDF (vector)\n")
